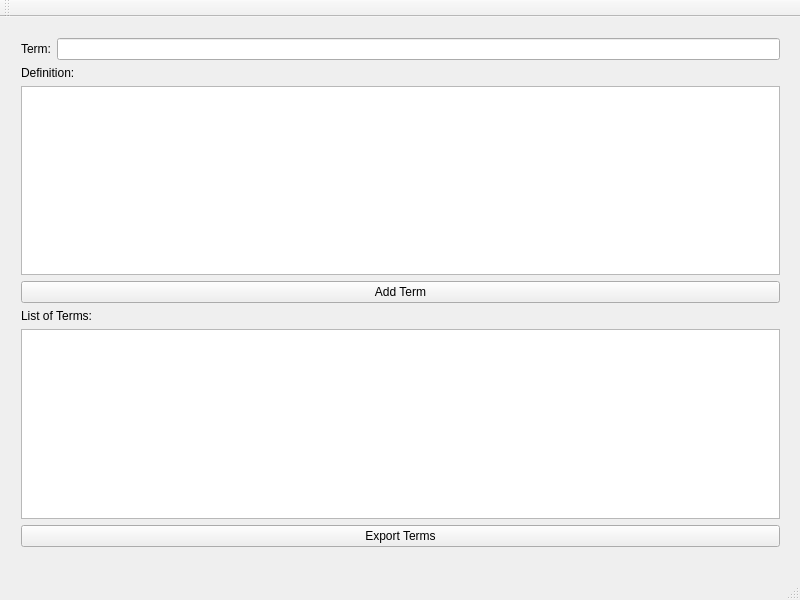
<?xml version="1.0" encoding="UTF-8"?>
<ui version="4.0">
    <class>MainWindow</class>
    <widget class="QMainWindow" name="MainWindow">
        <property name="geometry">
            <rect>
                <x>0</x>
                <y>0</y>
                <width>800</width>
                <height>600</height>
            </rect>
        </property>
        <property name="windowTitle">
            <string>MainWindow</string>
        </property>
        <widget class="QWidget" name="centralWidget">
            <widget class="QWidget" name="verticalLayoutWidget">
                <property name="geometry">
                    <rect>
                        <x>10</x>
                        <y>10</y>
                        <width>781</width>
                        <height>531</height>
                    </rect>
                </property>
                <layout class="QVBoxLayout" name="windowVLayout">
                    <item>
                        <layout class="QHBoxLayout" name="termHLayout">
                            <item>
                                <widget class="QLabel" name="termLabel">
                                    <property name="text">
                                        <string>Term:</string>
                                    </property>
                                    <property name="buddy">
                                        <cstring>termLineEdit</cstring>
                                    </property>
                                </widget>
                            </item>
                            <item>
                                <widget class="QLineEdit" name="termLineEdit"/>
                            </item>
                        </layout>
                    </item>
                    <item>
                        <widget class="QLabel" name="definitionLabel">
                            <property name="text">
                                <string>Definition:</string>
                            </property>
                            <property name="buddy">
                                <cstring>definitionTextEdit</cstring>
                            </property>
                        </widget>
                    </item>
                    <item>
                        <widget class="QTextEdit" name="definitionTextEdit">
                            <property name="acceptRichText">
                                <bool>false</bool>
                            </property>
                        </widget>
                    </item>
                    <item>
                        <widget class="QPushButton" name="addTermButton">
                            <property name="text">
                                <string>Add Term</string>
                            </property>
                        </widget>
                    </item>
                    <item>
                        <widget class="QLabel" name="modelViewLabel">
                            <property name="text">
                                <string>List of Terms:</string>
                            </property>
                            <property name="buddy">
                                <cstring>modelView</cstring>
                            </property>
                        </widget>
                    </item>
                    <item>
                        <widget class="QTreeView" name="modelView"/>
                    </item>
                    <item>
                        <widget class="QPushButton" name="exportTermsButton">
                            <property name="text">
                                <string>Export Terms</string>
                            </property>
                        </widget>
                    </item>
                </layout>
            </widget>
        </widget>
        <widget class="QMenuBar" name="menuBar">
            <property name="geometry">
                <rect>
                    <x>0</x>
                    <y>0</y>
                    <width>800</width>
                    <height>22</height>
                </rect>
            </property>
        </widget>
        <widget class="QToolBar" name="mainToolBar">
            <attribute name="toolBarArea">
                <enum>TopToolBarArea</enum>
            </attribute>
            <attribute name="toolBarBreak">
                <bool>false</bool>
            </attribute>
        </widget>
        <widget class="QStatusBar" name="statusBar"/>
    </widget>
    <layoutdefault spacing="6" margin="11"/>
    <tabstops>
        <tabstop>termLineEdit</tabstop>
        <tabstop>definitionTextEdit</tabstop>
        <tabstop>addTermButton</tabstop>
        <tabstop>modelView</tabstop>
        <tabstop>exportTermsButton</tabstop>
    </tabstops>
    <resources/>
    <connections>
        <connection>
            <sender>addTermButton</sender>
            <signal>clicked()</signal>
            <receiver>modelView</receiver>
            <slot>update()</slot>
            <hints>
                <hint type="sourcelabel">
                    <x>400</x>
                    <y>315</y>
                </hint>
                <hint type="destinationlabel">
                    <x>400</x>
                    <y>452</y>
                </hint>
            </hints>
        </connection>
        <connection>
            <sender>modelView</sender>
            <signal>itemDoubleClicked(QListWidgetItem*)</signal>
            <receiver>termLineEdit</receiver>
            <slot>update()</slot>
            <hints>
                <hint type="sourcelabel">
                    <x>400</x>
                    <y>452</y>
                </hint>
                <hint type="destinationlabel">
                    <x>422</x>
                    <y>63</y>
                </hint>
            </hints>
        </connection>
    </connections>
</ui>
